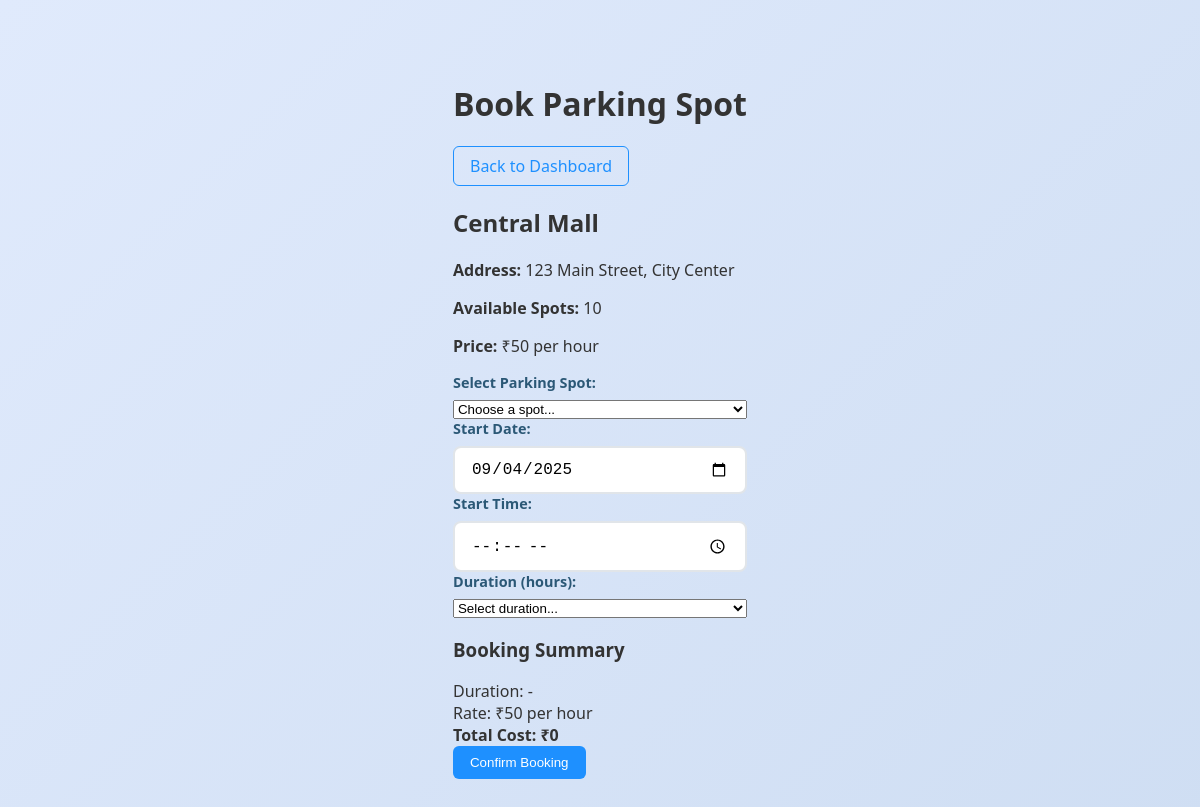
Screenshot of /book_lot/1 (signed in) with the database file from the repository.
### models/file.py (models this page shows, shortened)
class ParkingLot(db.Model):
    id = db.Column(db.Integer, primary_key=True)
    prime_location_name = db.Column(db.String(80), nullable=False)
    price = db.Column(db.Float, nullable=False)
    address = db.Column(db.String(120), nullable=False)
    pin_code = db.Column(db.String(10), nullable=False)
    maximum_number_of_spots = db.Column(db.Integer, nullable=False)
    spots = db.relationship('ParkingSpot', backref='parking_lot', lazy=True)

### app.py (the view, shortened to what this page needs)
@app.route('/book_lot/<int:lot_id>', methods=['GET', 'POST'])
@login_required
def book_lot(lot_id):
    lot = ParkingLot.query.get_or_404(lot_id)
    available_spots = ParkingSpot.query.filter_by(lot_id=lot_id, status='available').all()
    return render_template('book_lot.html', lot=lot, available_spots=available_spots, today=datetime.now().strftime('%Y-%m-%d'))

### app.py (called while the page is built)
def login_required(f):
    @wraps(f)
    def decorated_function(*args, **kwargs):
        if 'user_id' not in session:
            flash('You need to login first')
            return redirect(url_for('login'))
        return f(*args, **kwargs)
    return decorated_function

### templates/book_lot.html (shortened to what this page needs)
<!DOCTYPE html>
<html lang="en">
<head>
    <link rel="stylesheet" href="{{ url_for('static', filename='style.css') }}">
</head>
<body class="booking-body">
    <div class="booking-container">
        <header class="booking-header">
            <h1>Book Parking Spot</h1>
            <a href="{{ url_for('dashboard') }}" class="btn btn-outline">Back to Dashboard</a>
        </header>
        <div class="booking-content">
            <div class="lot-info">
                <h2>{{ lot.prime_location_name }}</h2>
                <p><strong>Address:</strong> {{ lot.address }}</p>
                <p><strong>Available Spots:</strong> {{ available_spots|length }}</p>
                <p><strong>Price:</strong> ₹50 per hour</p>
            </div>
            <form method="POST" class="booking-form">
                <div class="form-group">
                    <label for="spot_id">Select Parking Spot:</label>
                    <select name="spot_id" id="spot_id" required>
                        <option value="">Choose a spot...</option>
                    </select>
                </div>
                <div class="form-group">
                    <label for="start_date">Start Date:</label>
                    <input type="date" name="start_date" id="start_date" required
                           min="{{ today }}" value="{{ today }}">
                </div>
                <div class="form-group">
                    <label for="start_time">Start Time:</label>
                    <input type="time" name="start_time" id="start_time" required>
                </div>
                <div class="form-group">
                    <label for="duration">Duration (hours):</label>
                    <select name="duration" id="duration" required onchange="calculateTotal()">
                        <option value="">Select duration...</option>
                    </select>
                </div>
                <div class="booking-summary">
                    <h3>Booking Summary</h3>
                    <div class="summary-row">
                        <span>Duration:</span>
                        <span id="summary-duration">-</span>
                    </div>
                    <div class="summary-row">
                        <span>Rate:</span>
                        <span>₹50 per hour</span>
                    </div>
                    <div class="summary-row total">
                        <span><strong>Total Cost:</strong></span>
                        <span id="total-cost"><strong>₹0</strong></span>
                    </div>
                </div>
                <button type="submit" class="btn btn-primary btn-book" disabled id="book-btn">
                    Confirm Booking
                </button>
            </form>
        </div>
    </div>
</body>
</html>

### static/style.css (style rules this page uses)
:root { --bg-gradient-start: #e0eafc; --bg-gradient-end: #cfdef3; --primary: #1e90ff; --primary-dark: #0066cc; --accent: #2b5876; --card-bg: rgba(255, 255, 255, 0.95); --muted: #6b7280; --radius: 12px; --shadow: 0 8px 24px rgba(43, 88, 118, 0.1); }
body { background: linear-gradient(135deg, var(--bg-gradient-start) 0%, var(--bg-gradient-end) 100%); min-height: 100vh; margin: 0; font-family: 'Segoe UI', 'Roboto', Arial, sans-serif; color: #333; padding: 20px; display: flex; justify-content: center; align-items: center; }
.form-group { display: flex; flex-direction: column; gap: 8px; }
.form-group label { font-weight: 600; color: var(--accent); font-size: 0.9rem; }
.form-group input { padding: 12px 16px; border: 2px solid #e1e5e9; border-radius: 8px; font-size: 1rem; transition: border-color 0.3s ease, box-shadow 0.3s ease; background: white; }
button { background-color: var(--primary); color: white; padding: 10px 20px; border-radius: 8px; border: none; font-weight: bold; transition: background 0.3s ease; cursor: pointer; }
.btn { display: inline-block; padding: 0.5rem 1rem; border-radius: 6px; text-decoration: none; font-weight: 500; transition: all 0.2s ease; border: 1px solid transparent; }
.btn-primary { background: var(--primary); color: white; }
.btn-outline { border-color: var(--primary); color: var(--primary); background: transparent; }
body { background: linear-gradient(135deg, var(--bg-gradient-start) 0%, var(--bg-gradient-end) 100%); min-height: 100vh; margin: 0; font-family: 'Segoe UI', 'Roboto', Arial, sans-serif; color: #333; }
body:not(.dashboard-body) { padding: 20px; display: flex; justify-content: center; align-items: center; }

### rows the page displays
ParkingLot: prime_location_name "Central Mall", address "123 Main Street, City Center"

### other values shown
{{ available_spots|length }} "10"
